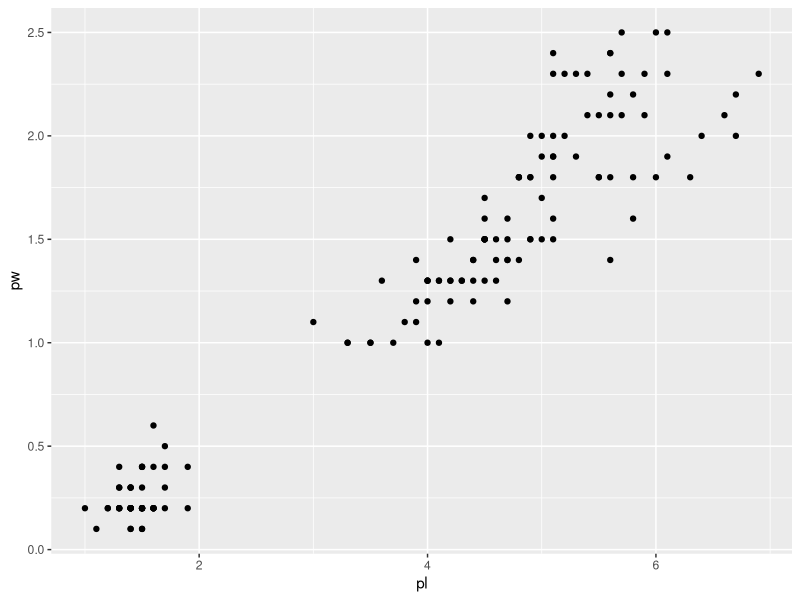
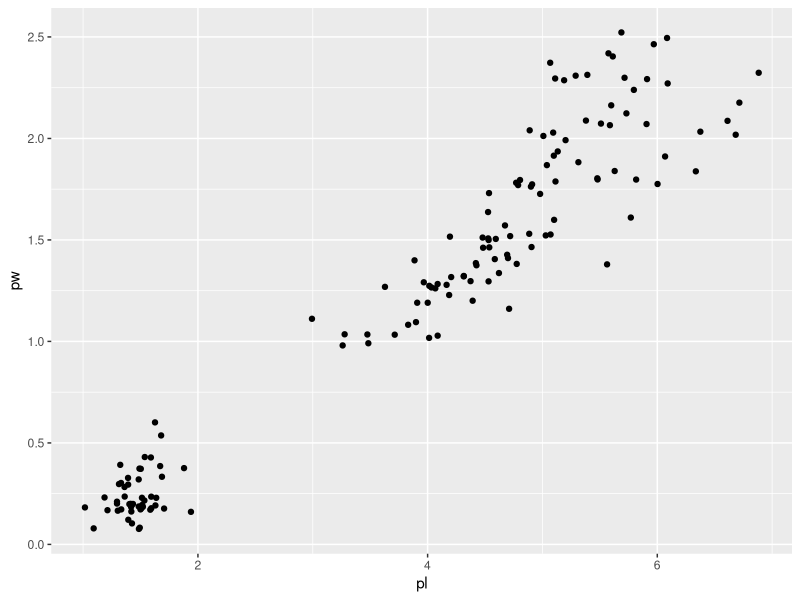
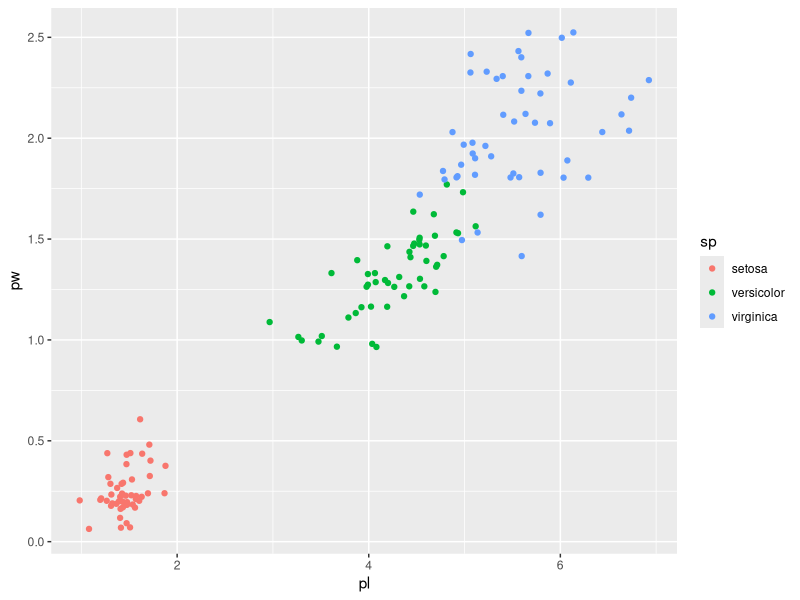
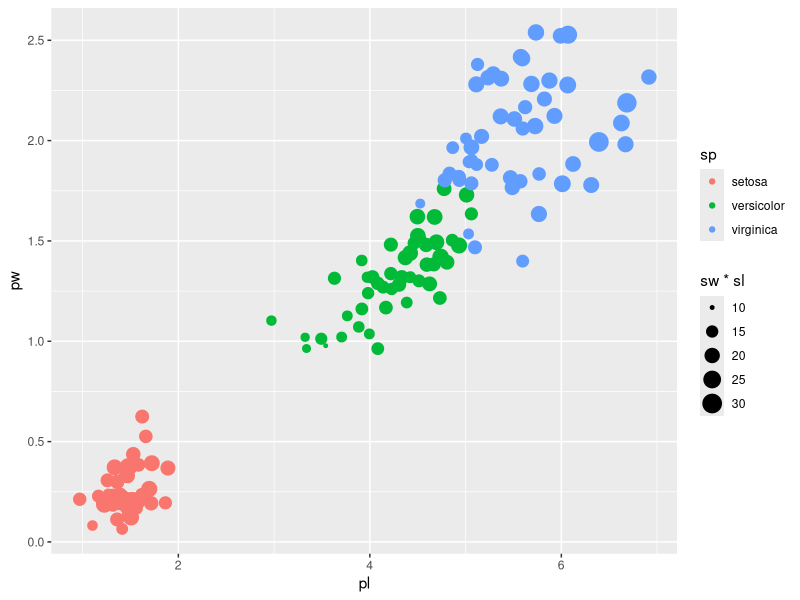
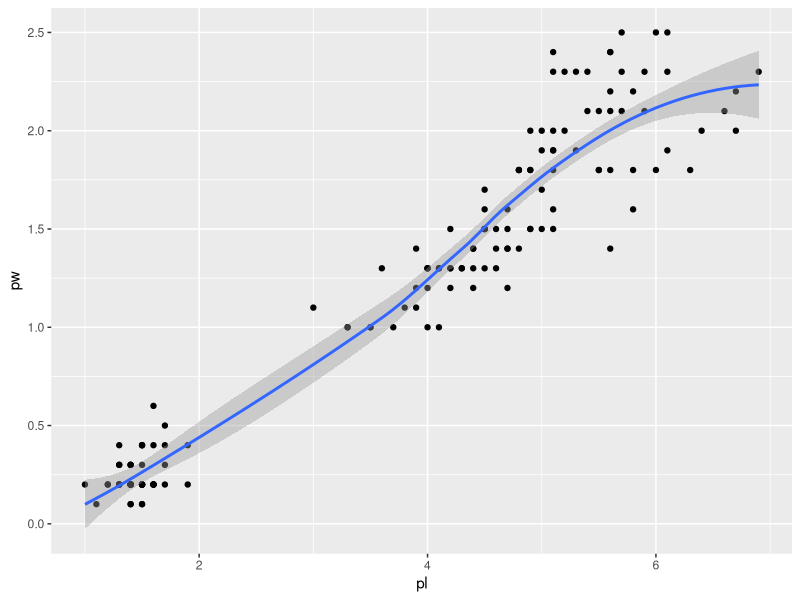
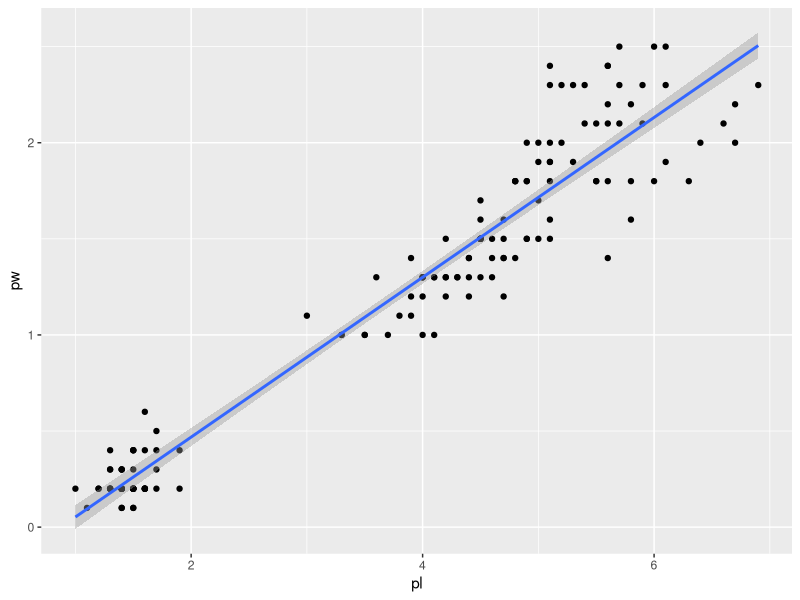
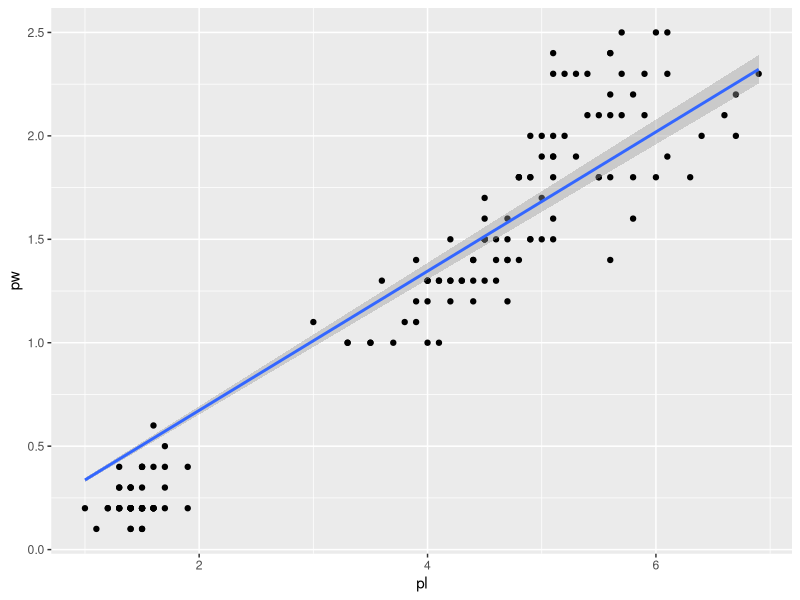
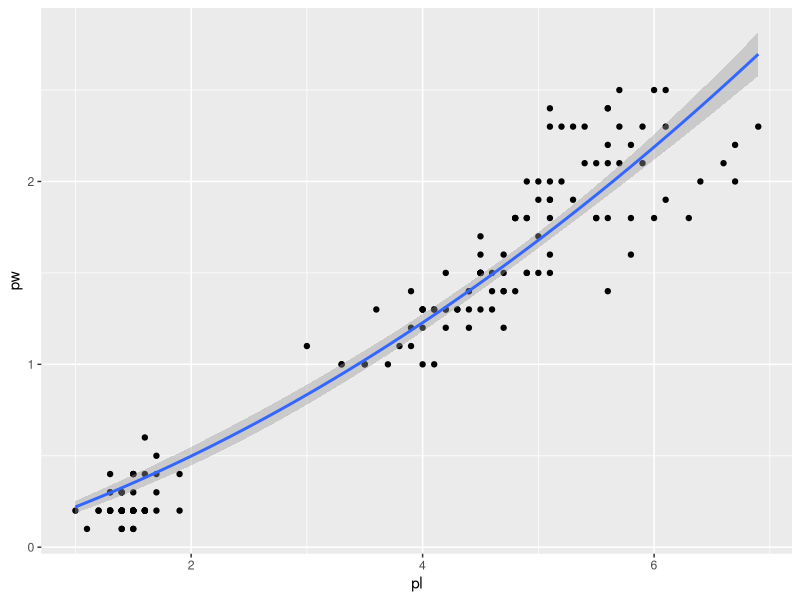

Recreate these plots in R, in order.
## ---- chunk 1
library(tidyverse)
## ---- chunk 2
iris2 <- iris %>% 
  as_tibble() %>% 
  rename(pl=Petal.Length, pw=Petal.Width,
         sl=Sepal.Length, sw=Sepal.Width, sp=Species)
iris2 # iris, as tibble and with more compact column names
## ---- chunk 3
iris2 %>% 
  ggplot() + 
  aes(x=pl, y=pw) + 
  geom_point()
## ---- chunk 4
iris2 %>% 
  ggplot() + 
  aes(pl, pw) + 
  geom_jitter()
## ---- chunk 5
iris2 %>% ggplot() + 
  aes(pl, pw, col=sp) +
  geom_jitter()
## ---- chunk 6
iris2 %>% ggplot() + 
  aes(pl, pw, col=sp, size=sw*sl) +
  geom_jitter()
## ---- chunk 7
gg <- iris2 %>% ggplot() + aes(pl, pw) + geom_point() 
gg + stat_smooth()
## ---- chunk 8
gg + geom_smooth(method="lm", formula="y~x")
## ---- chunk 9
gg + geom_smooth(method="lm", formula="y~x-1")
## ---- chunk 10
gg + geom_smooth(method="lm", formula="y~I(x^2)+x-1")
## ---- chunk 11
gg + geom_smooth(method="lm", formula="y~x-1", se=FALSE, col="red", linetype="dashed")
## ---- chunk 12
gg + 
  geom_smooth(method="lm", formula="y~x", col="green", se=FALSE) +
  geom_smooth(method="lm", formula="y~x-1", col="purple") # no intercept
## ---- chunk 13
mod <- lm(pw~pl-1, data=iris2)
mod
summary(mod)
## ---- chunk 14
gg <- iris2 %>% 
  ggplot() + 
  aes(pl, pw, col=sp) +
  geom_point() +
  geom_smooth(method="lm", formula="y~x")
## ---- chunk 15
iris2 %>% 
  ggplot() + 
  aes(pl, pw, col=sp) +
  geom_point() +
  geom_smooth(mapping = aes(col=NULL), method="lm", formula="y~x")
## ---- chunk 16
gg <- gg + 
  xlab("Petal length (mm)") + 
  ylab("Petal width (mm)") + 
  labs(title="Another iris graph", subtitle = "beware of those who don't like flowers")
gg
## ---- chunk 17
gg + theme_minimal()
## ---- chunk 18
gg + theme(axis.title.x = element_text(face="bold"),
           axis.text.y = element_text(angle=45),
           panel.background = element_rect(fill="pink"))

## ---- chunk 19
gg + scale_x_continuous(limits=c(0, 8))
## ---- chunk 20
gg + coord_equal()
## ---- chunk 21
gg + coord_polar()
## ---- chunk 22
gg <- iris2 %>% ggplot() + aes(pl, pw)
gg + geom_density2d()
gg + geom_bin_2d()
## ---- chunk 23
gg + geom_density2d_filled(col="grey90") + geom_point(col="white") + coord_equal()
## ---- chunk 24
gg <- iris2 %>% ggplot() + aes(pl)
gg + geom_histogram()
gg + geom_density()
gg + geom_dotplot()
## ---- chunk 25

gg <- iris2 %>% ggplot() + aes(x=sp, y=pl, fill=sp)
gg + geom_boxplot()
gg + geom_violin() + geom_jitter() + coord_flip()
## ---- chunk 26
iris2 <- iris2 %>% mutate(session=factor(rep(rep(LETTERS[1:5], each=10), 3)))
gg <- iris2 %>% ggplot() + 
  aes(pl, pw, col=sp, shape=session) + 
  geom_jitter() + geom_smooth(method="lm", formula="y~x-1", se=FALSE) +
  theme_linedraw()
gg
## ---- chunk 27
gg + facet_grid(session~sp)
gg + facet_grid(.~sp, scales="free")
gg + facet_grid(session~., scales="fixed")
## ---- chunk 28
gg + facet_wrap(~session, nrow=2)
## ---- chunk 29
gg <- iris2 %>% ggplot() + aes(pl, pw, col=sp, size=sl) + geom_point()
gg + scale_color_viridis_d(option = "B") + scale_size(range=c(0.5, 2))
## ---- chunk 30
sp_cols <- c("setosa"="navyblue", "versicolor"="purple", "virginica"="firebrick3")
gg + scale_color_manual(values=sp_cols)

## ---- chunk 31
gg <- ggplot(iris2) + aes(pl, pw, col=sp) + geom_point()
gg
## ---- chunk 32
iris_bis <- iris2 %>% mutate(across(c(pl, pw), ~.x+rnorm(.x, sd=0.5)))
iris_bis
## ---- chunk 33
gg %+% iris_bis
## ---- chunk 34
gg2 <- gg %+% mutate(iris_bis, i=1:n()) + 
  geom_label(aes(label=i)) + 
  annotate("text", x=1, y=2.5, label="hello", hjust=0)
gg2
## ---- chunk 35
library(patchwork)
gg + gg2
gg / gg2
## ---- chunk 36
K=6
# simulate data
iris6 <- map(seq_len(6), 
              ~iris2 %>% mutate(across(c(pl, pw), ~.x+rnorm(.x, sd=0.5))))
# build the ggs
gg6 <- map(iris6, ~ gg %+% .x)
# patchwork them
wrap_plots(gg6, ncol=3) + plot_layout(guides="collect")
